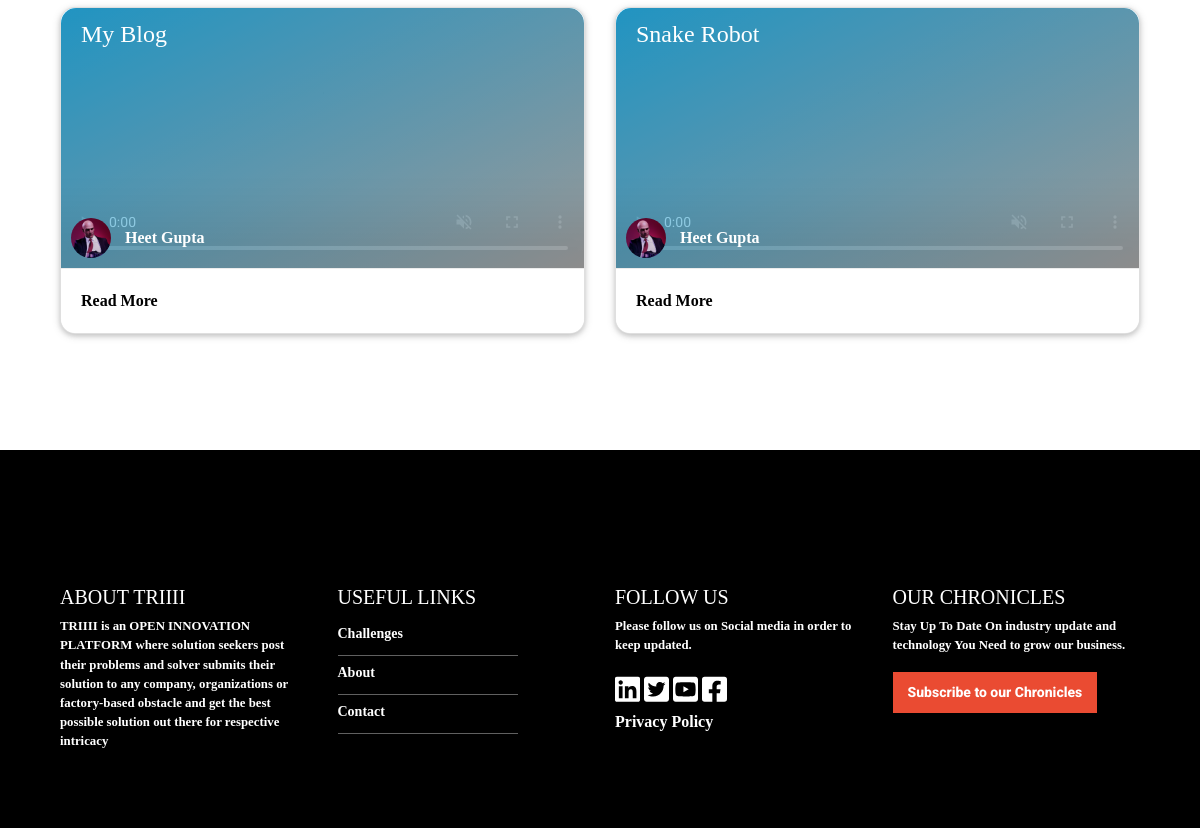
/chronicles/ (lower part), run on an earlier commit of the app's database.
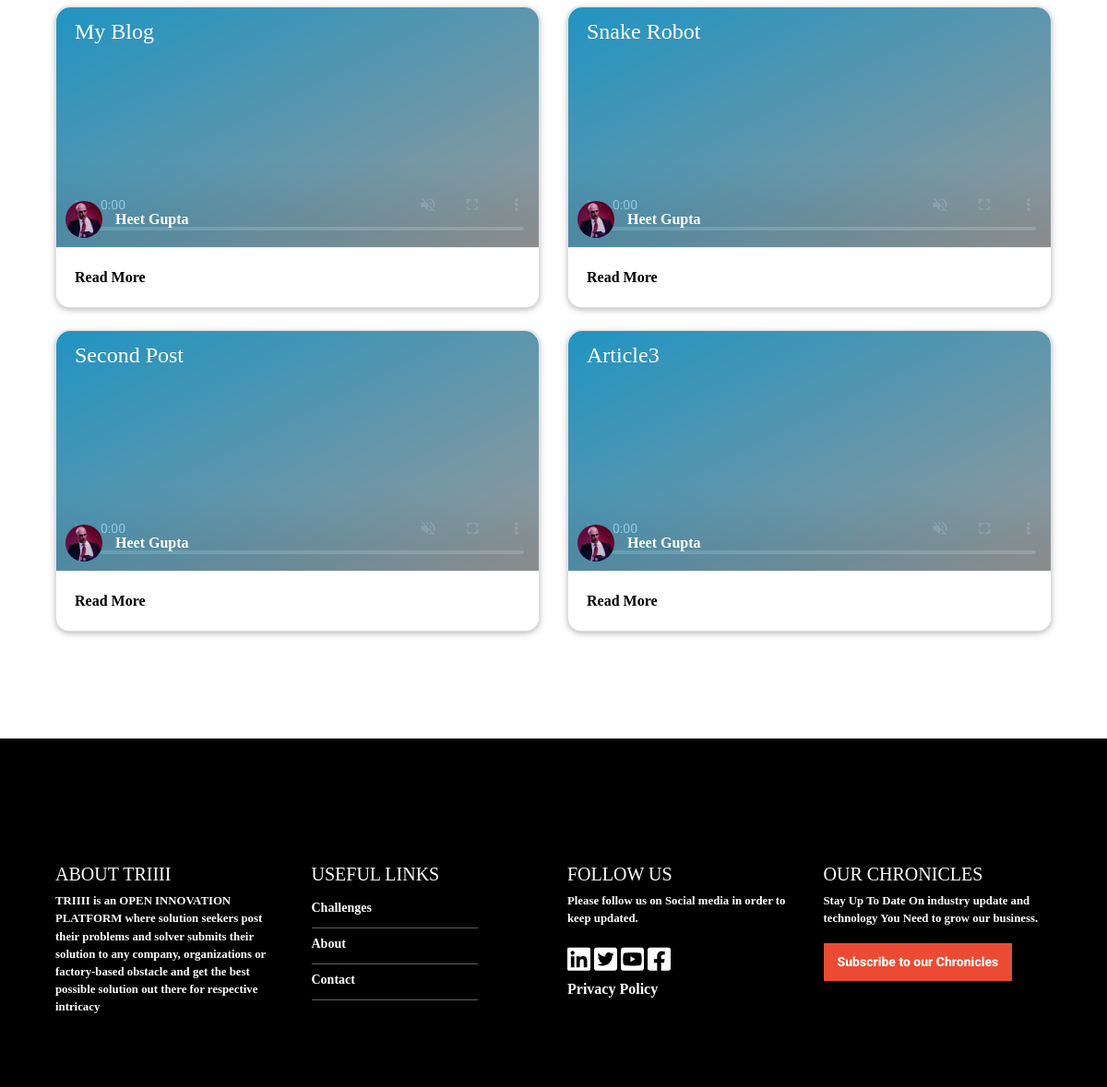
And on a later commit of the database.
### hostChallenge/models.py (models this page shows, shortened)
class Blog(models.Model):
    title = models.CharField(max_length=4000,unique=True)
    content = models.TextField()
    video = models.FileField()
    author = models.ForeignKey(Profile,on_delete=models.CASCADE)
    slug = models.SlugField()
    datePosted = models.DateField(auto_now_add=True)
    tags = models.CharField(max_length=100,choices = Constants.TAGS)

### accounts/models.py (models this page shows, shortened)
class Profile(models.Model):
    user_id = models.OneToOneField(User,on_delete=models.CASCADE,related_name="UserProfile")
    full_name = models.CharField(max_length=1000)
    company_name = models.CharField(max_length=1000)
    address = models.TextField()
    phone_number = models.CharField(max_length=12)
    area_of_expertise = models.CharField(max_length=100,choices=Constants.EXPERTISE,default='Other')
    avatar = models.ImageField()

### hostChallenge/views.py (the view, shortened to what this page needs)
# urls.py: path('chronicles/',blogsPage,name="BlogPage"),
def blogsPage(request):
    blogs = Blog.objects.all()
    return render(request,'blogs.html',{'blogs':blogs})

### hostChallenge/templates/blogs.html (shortened to what this page needs)
{% extends "base.html" %}
{% load static %}
{% block content %}
    <div class="row-fluid ">
    <div class="container" align="center" style="width:90vw">
        <h4 style="margin-top:25px;" ><b></b> <br/>
        <b></h4>
    </div>
<div class="container row" >
    {% for i in blogs %}
        <div class="blog-post-item-card col-sm-6">
            <div class="">
                <div class="card">
                    <div class="card-image">
                            <div class="blog-card-preview-image">
                                <video class="blog-card-preview-image" width="100%" height="100%" controls="" autoplay="true" muted="" loop="">
                                    <source src="/media/{{i.video}}" type="video/mp4">
                                </video>
                            </div>
                            <span class="card-title">
                                {{i.title}}
                            </span>
                            <div class="author-info">
                                <img class="author-profile-pic" src="/media/{{i.author.avatar}}" alt="">
                                <span class="author-name">{{i.author.full_name}}</span>
                            </div>
                    </div>
                    <div class="card-action">
                        <a class="read-more-link" style="color:black;text-decoration:none;font-weight:600;" href="{% url 'BlogDetailPage' slug=i.slug %}" style="cursor:pointer;">Read More</a>
                    </div>
                </div>
            </div>
        </div>
    {% endfor %}
</div>
{% endblock %}

### accounts/templates/base.html (shortened to what this page needs)
{% load static %}
<!DOCTYPE html>
<html lang="en" dir="ltr">
  <head>
    <link rel="stylesheet" href="https://stackpath.bootstrapcdn.com/bootstrap/4.3.1/css/bootstrap.min.css">
    <link rel="stylesheet" src="{% static 'css/landing.css' %}"></link>
  </head>
<body>
    {% block content %}
    {% endblock %}
    <footer>
        <div class="pageFooter">
            <div class="container">
                <div class="row">
                    <div class="col-sm-3" style="margin-top:15px">
                        <h5>ABOUT TRIIII</h5>
                        <p style="font-size:0.8em" > TRIIII is  an OPEN INNOVATION PLATFORM where solution seekers post their problems and  solver submits their solution to any company, organizations or factory-based obstacle and get the best possible solution out there for  respective intricacy</p>
                    </div>
                    <div class="col-sm-3" style="margin-top:15px">
                        <h5>USEFUL LINKS</h5>
                        <ul class="footerLinkText colOne-links float-left">
                            <li><a class="ftlink" href="{% url 'ChallengesPage' %}">Challenges</a></li>
                            <li><a class="ftlink" href="{% url 'AboutPage' %}">About</a></li>
                            <li><a class="ftlink" href="{% url 'ContactUS' %}">Contact</a></li>
                        </ul>
                    </div>
                    <div class="col-sm-3" style="margin-top:15px">
                        <h5>FOLLOW US</h5>
                        <p style="font-size:0.8em;">Please follow us on Social media in order to keep updated.</p>
                        <ul class="contactUs" style="margin-bottom:10px;" >
                            <li class="iconLIst">
                            <a href="https://www.linkedin.com/in/triii-organization-3127181a7/" target="_blank" class="socialMediaIcon linkedIn">
                            </a>
                            <a href="https://twitter.com/TRIII18606543" target="_blank" class="socialMediaIcon">
                            </a>
                            <a href="https://twitter.com/TRIII18606543" target="_blank" class="socialMediaIcon">
                            </a>
                            <a href="https://www.facebook.com/Triiii-103268261238590" target="_blank" class="socialMediaIcon">
                            </a>
                            </li>
                        </ul>
                        <a class="ppolicy" href="{% url 'PrivacyPolicy' %}" target="_blank">Privacy Policy</a>
                    </div>
                    <div class="col-sm-3" style="margin-top:15px">
                        <h5>OUR CHRONICLES</h5>
                        <p style="font-size:0.8em;margin-right:0px !important;" >Stay Up To Date On industry update and technology You Need to grow our business.</p >
                        <button class="SubsBtn btn btn-primary my-2 my-sm-0" id="subscribeSubmit" data-toggle="modal" data-target="#subscribeModal" >Subscribe to our Chronicles</button>
                    </div>
                </div>
            </div>
        </div>
    </footer>
  </body>
</html>

### accounts/templates/base.html (style rules this page uses)
body { font-family: 'PT Serif', serif !important; }
video { object-fit: contain; width:100%; height:100%; z-index:-1; opacity:1; }
.SubsBtn { font-size: 14px; border-radius: 0; border: none; padding: 10px 15px; background-color: #EA4B32; color: #fff; font-family: 'roboto', sans-serif; font-weight: 800 !important; }
* { box-sizing: border-box; }
.pageFooter { background: black; color:white; padding: 60px 0 40px 0; margin-top: 100px; }
ul { list-style-type: none; padding: 0; margin: 0; }
.float-left { float: left !important; }
.pageFooter .contactUs li .socialMediaIcon { display: inline-block; width: 25px; height: 25px; background-repeat: no-repeat; }
.pageFooter ul li a { font-size: 14px; line-height: 34px; text-transform: capitalize; }
a { color: white; text-decoration: none; background-color: transparent; }
.colOne-links li { padding-bottom:4px; border-bottom:1px solid rgba(240,240,240,0.4); width:15vw !important; }

What changed in the data, as far as the page shows it:
added Blog: title "Second Post", author.avatar (picture), author.full_name "Heet Gupta"
added Blog: title "Article3", author.avatar (picture), author.full_name "Heet Gupta"
